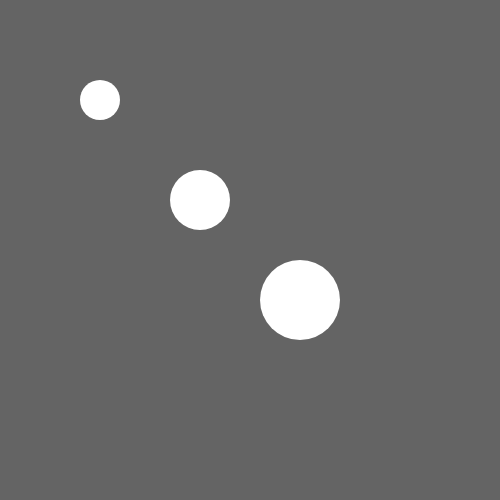
Frame 1 (no input)
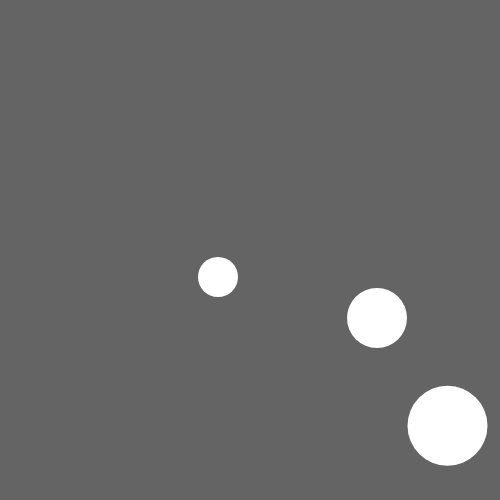
Frame 60 (no input)
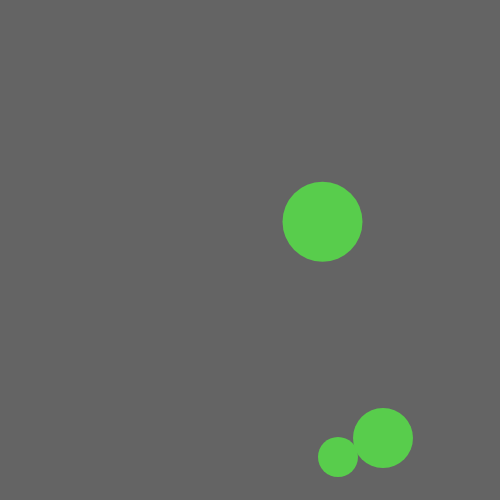
Frame 120 (the mouse pressed at the canvas centre since frame 60)

The p5.js sketch that drew these frames (run headless with seeded random() and noise() and a simulated clock; from frame 60 on, the mouse is pressed at the canvas centre):

// p5.js sketch
// ── sketch.js
//var object1;
//var object2;
var ball1;
var ball2;
var ball3;

function setup() {
  // put setup code here
  createCanvas(500,500);
  //object1 = new myclass(100,100);
  //object2 = new myclass(200,200);
  //object1.display();
  //object2.display();
  ball1 = new myclass(100,100, 2, 3, 20);
  ball2 = new myclass(200,200, 3, 2, 30);
  ball3 = new myclass(300,300, 2.5, 3.4, 40);

}

function draw(){
	background(100);
	ellipseMode(RADIUS);
	noStroke();
	ball1.display();
	ball1.bounce();
	ball2.display();
	ball2.bounce();
	ball3.display();
	ball3.bounce();

}

function myclass(xpos, ypos, xspeed, yspeed, radius){
	this.x = xpos;
	this.y = ypos;
	this.xs = xspeed;
	this.ys = yspeed;
	this.xd = 1;
	this.yd = 1;
	this.r = radius;
	this.c1 = random(0,255);
	this.c2 = random(0,255);
	this.c3 = random(0,255);

	this.bounce = function(){
		this.x = this.x + this.xs*this.xd;
		this.y = this.y + this.ys*this.yd;

		if (this.x - this.r <= 0 || this.x + this.r >= width){
			this.xd *= -1;
		}
		if (this.y - this.r <= 0 || this.y + this.r >= height){
			this.yd *= -1;
		}

	}

	this.display = function(){
		ellipse(this.x, this.y, this.r, this.r);
		if (this.x + this.r == width || this.x - this.r == 0 || this.y + this.r == height || this.y - this.r == 0){
			fill(this.c1, this.c2, this.c3);

		}
	}

};
